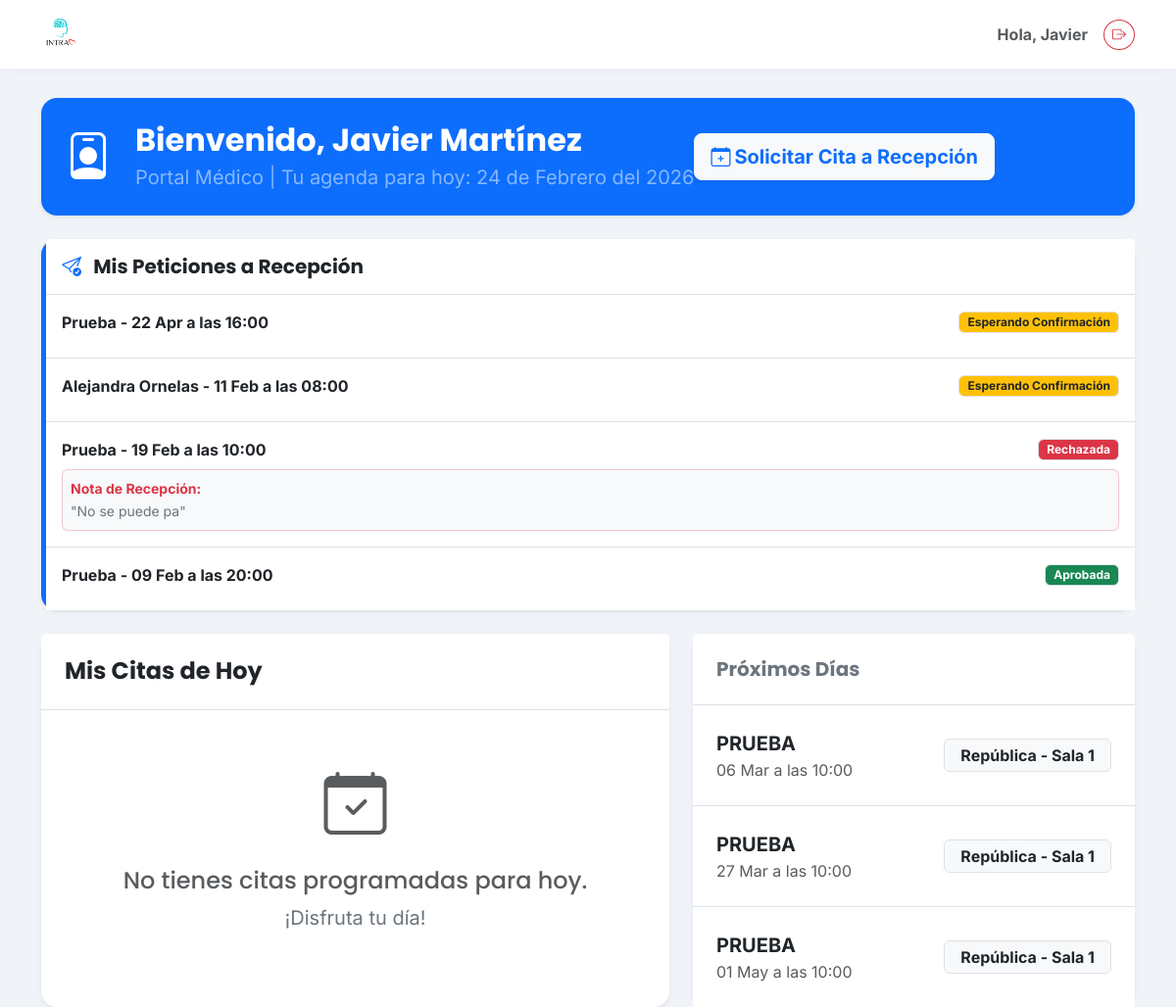
The page /portal-medico/ (signed in) on the database as committed earlier.
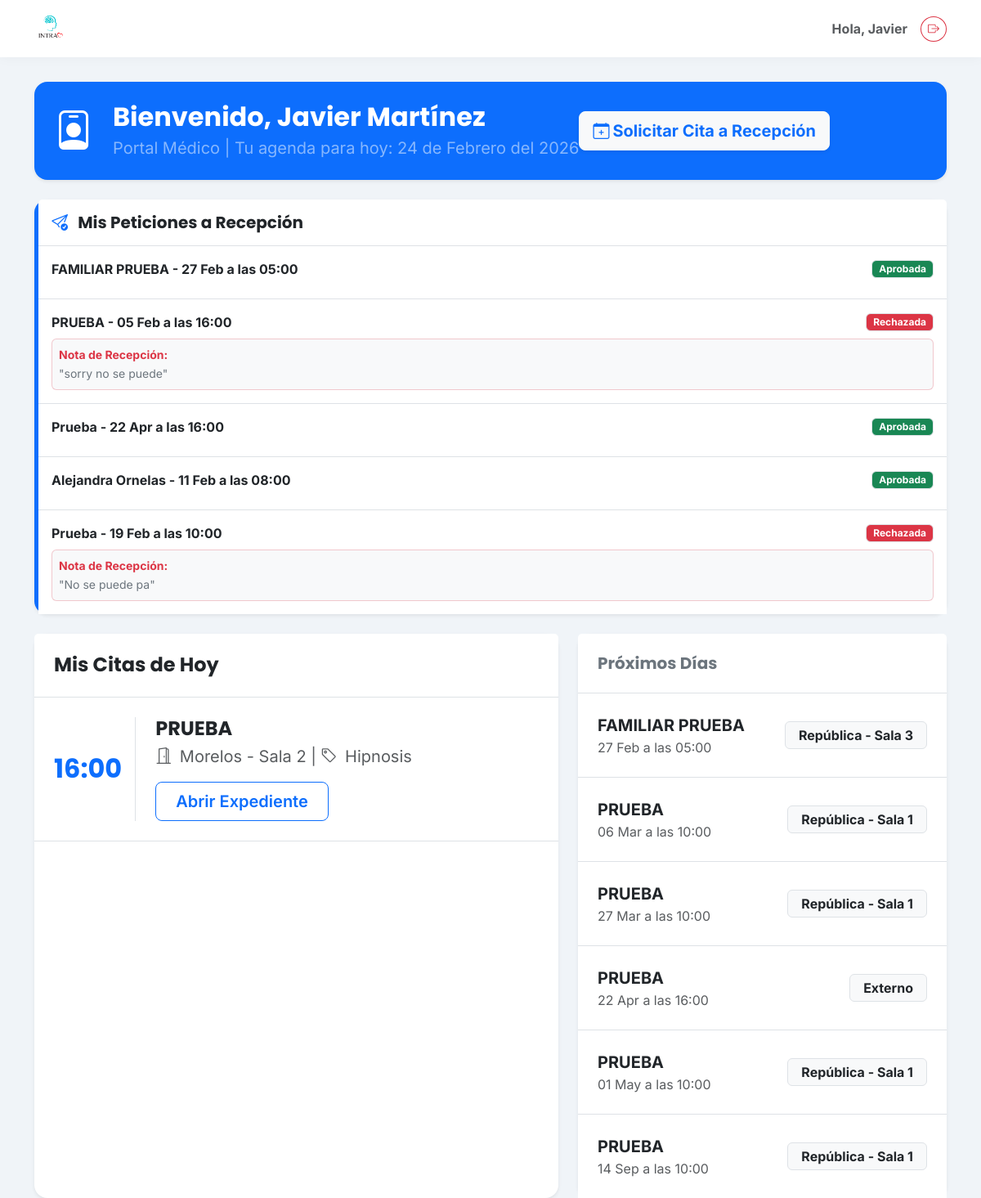
The same page on the database as committed later.
### clinica/models.py (models this page shows, shortened)
class SolicitudCita(models.Model):
    ESTADOS = [
        ('pendiente', 'Pendiente'),
        ('aceptada', 'Aceptada'),
        ('rechazada', 'Rechazada'),
    ]
    paciente_nombre = models.CharField(max_length=150)
    telefono = models.CharField(max_length=20)
    fecha_deseada = models.DateField()
    hora_deseada = models.TimeField(null=True, blank=True)
    terapeuta = models.ForeignKey('Terapeuta', on_delete=models.SET_NULL, null=True, blank=True)
    notas_paciente = models.TextField(blank=True, null=True, help_text="Mensaje original del paciente")
    estado = models.CharField(max_length=20, choices=ESTADOS, default='pendiente')
    motivo_rechazo = models.TextField(blank=True, null=True, help_text="Razón enviada al paciente si se rechaza")
    fecha_creacion = models.DateTimeField(auto_now_add=True)

class Cita(models.Model):
    ESTATUS_CHOICES = [
        ('programada', 'Programada'),
        ('asistio', 'Asistió'),
        ('cancelada', 'Cancelada'),
        ('no_asistio', 'No Asistió'),
    ]
    PAGO_CHOICES = [
        ('Efectivo', 'Efectivo'),
        ('Transferencia', 'Transferencia'),
        ('Terminal', 'Terminal'),
        ('Pase', 'Pase'),
        ('Gratuito', 'Gratuito'),
        ('Pendiente', 'Pendiente'),
    ]
    paciente = models.ForeignKey(Paciente, on_delete=models.CASCADE, related_name='citas')
    fecha = models.DateField()
    hora = models.TimeField()
    division = models.ForeignKey(Division, on_delete=models.SET_NULL, null=True)
    consultorio = models.ForeignKey(Consultorio, on_delete=models.SET_NULL, null=True)
    servicio = models.ForeignKey(Servicio, on_delete=models.SET_NULL, null=True)
    terapeuta = models.ForeignKey(Terapeuta, on_delete=models.SET_NULL, null=True)
    costo = models.DecimalField(max_digits=10, decimal_places=2, null=True, blank=True)
    metodo_pago = models.CharField(max_length=50, null=True, blank=True)
    estatus = models.CharField(max_length=20, choices=ESTATUS_CHOICES, default='programada')
    folio_fiscal = models.CharField(max_length=100, blank=True, null=True)
    notas = models.TextField(blank=True, null=True)
    class Meta:
        verbose_name = "Cita"
        verbose_name_plural = "Citas"
        ordering = ['-fecha', '-hora']

class Paciente(models.Model):
    TIPO_CONTACTO_CHOICES = [
        ('propio', 'Propio'),
        ('madre', 'Madre'),
        ('padre', 'Padre'),
        ('pareja', 'Pareja'),
        ('otro', 'Otro'),
    ]
    SEXO_CHOICES = [
        ('Femenino', 'Femenino'),
        ('Masculino', 'Masculino'),
    ]
    usuario = models.OneToOneField(User, on_delete=models.SET_NULL, null=True, blank=True, related_name='perfil_paciente')
    nombre = models.CharField(max_length=200, verbose_name="Nombre Completo")
    fecha_nacimiento = models.DateField(verbose_name="Fecha de Nacimiento")
    nombre_normalizado = models.CharField(max_length=200, blank=True, editable=False)
    sexo = models.CharField(
        max_length=20,
        choices=SEXO_CHOICES,
        default='Femenino',
        verbose_name="Sexo"
    )
    telefono = models.CharField(max_length=20, verbose_name="Teléfono (WhatsApp)")
    identidad_contacto = models.CharField(max_length=20, choices=TIPO_CONTACTO_CHOICES, default='propio')
    servicio_inicial = models.ForeignKey('Servicio', on_delete=models.SET_NULL, null=True, verbose_name="Servicio Inicial")
    consentimiento_firmado = models.FileField(upload_to='documentos/', blank=True, null=True)
    estudio_socioeconomico = models.FileField(upload_to='documentos/', blank=True, null=True)
    apertura_expediente = models.FileField(upload_to='documentos/', blank=True, null=True)
    resumen_clinico = models.TextField(blank=True, null=True)
    pacientes_relacionados = models.ManyToManyField('self', blank=True, symmetrical=True)
    enlace_resultados = models.URLField(blank=True, null=True)
    fecha_registro = models.DateTimeField(auto_now_add=True)
    class Meta:
        verbose_name = "Paciente"
        verbose_name_plural = "Pacientes"

class Consultorio(models.Model):
    nombre = models.CharField(max_length=100)
    def __str__(self):
        return self.nombre

class Servicio(models.Model):
    nombre = models.CharField(max_length=100)
    def __str__(self):
        return self.nombre

### clinica/views.py (the view)
# urls.py: path('portal-medico/', clinica_views.portal_terapeuta, name='portal_terapeuta'),
@login_required
def portal_terapeuta(request):
    if not hasattr(request.user, 'perfil_terapeuta'):
        return redirect('home')
    mi_perfil = request.user.perfil_terapeuta
    hoy = date.today()
    meses = ['Enero', 'Febrero', 'Marzo', 'Abril', 'Mayo', 'Junio', 'Julio', 'Agosto', 'Septiembre', 'Octubre', 'Noviembre', 'Diciembre']
    fecha_bonita = f"{hoy.day} de {meses[hoy.month - 1]} del {hoy.year}"
    citas_hoy = Cita.objects.filter(
        terapeuta=mi_perfil,
        fecha=hoy
    ).order_by('hora')
    citas_proximas = Cita.objects.filter(
        terapeuta=mi_perfil,
        fecha__gt=hoy
    ).order_by('fecha', 'hora')[:10]
    mis_solicitudes = SolicitudCita.objects.filter(
        terapeuta=mi_perfil
    ).order_by('-fecha_creacion')[:5]
    context = {
        'terapeuta': mi_perfil,
        'citas_hoy': citas_hoy,
        'citas_proximas': citas_proximas,
        'fecha_bonita': fecha_bonita, # <--- Pasamos la fecha arreglada
        'mis_solicitudes': mis_solicitudes,
    }
    return render(request, 'clinica/portal_terapeuta.html', context)

### clinica/templates/clinica/portal_terapeuta.html (shortened to what the changed rows need)
{% extends 'clinica/base.html' %}
{% block content %}
<div class="row mb-4">
        <div class="col-12">
            <div class="card bg-primary text-white shadow-sm border-0 rounded-4">
                <div class="card-body p-4 d-flex justify-content-between align-items-center flex-wrap gap-3">
                    <div class="d-flex align-items-center">
                        <div>
                            <h2 class="fw-bold mb-1">Bienvenido, {{ terapeuta.nombre }}</h2>
                        </div>
                    </div>
                </div>
            </div>
        </div>
    </div>{% if mis_solicitudes %}
            <div class="card shadow-sm border-0 rounded-4 mb-4 border-start border-primary border-5">
                <div class="card-body p-0">
                    <div class="list-group list-group-flush">
                        {% for solicitud in mis_solicitudes %}
                            <div class="list-group-item p-3">
                                <div class="d-flex justify-content-between align-items-center mb-2">
                                    <strong class="text-dark">{{ solicitud.paciente_nombre }} - {{ solicitud.fecha_deseada|date:"d M" }} a las {{ solicitud.hora_deseada|time:"H:i" }}</strong>
                                    {% if solicitud.estado == 'pendiente' %}
                                        <span class="badge bg-warning text-dark border px-2 py-1">Esperando Confirmación</span>
                                    {% elif solicitud.estado == 'aceptada' %}
                                        <span class="badge bg-success border px-2 py-1">Aprobada</span>
                                    {% elif solicitud.estado == 'rechazada' %}
                                        <span class="badge bg-danger border px-2 py-1">Rechazada</span>
                                    {% endif %}
                                </div>
                                {% if solicitud.estado == 'rechazada' and solicitud.motivo_rechazo %}
                                    <div class="bg-light p-2 rounded border border-danger border-opacity-25 mt-2">
                                        <small class="text-danger fw-bold d-block">Nota de Recepción:</small>
                                        <small class="text-secondary">"{{ solicitud.motivo_rechazo }}"</small>
                                    </div>
                                {% endif %}
                            </div>
                        {% endfor %}
                    </div>
                </div>
            </div>
            {% endif %}
    <div class="row g-4">
        <div class="col-lg-7">
            <div class="card shadow-sm border-0 rounded-4 h-100">
                <div class="card-body p-0">
                    {% if citas_hoy %}
                        <div class="list-group list-group-flush">
                            {% for cita in citas_hoy %}
                                <div class="list-group-item p-4 border-bottom hover-bg-light">
                                    <div class="row align-items-center">
                                        <div class="col-auto text-center pe-3" style="min-width: 100px;">
                                            <h2 class="fw-bold text-primary mb-0">{{ cita.hora|time:"H:i" }}</h2>
                                        </div>
                                        <div class="col border-start ps-4">
                                            <h4 class="fw-bold mb-1">{{ cita.paciente.nombre }} {{ cita.paciente.apellido }}</h4>
                                            <p class="text-muted mb-3 fs-5">
                                                <i class="bi bi-door-open me-1"></i> {{ cita.consultorio }} |
                                                <i class="bi bi-tag me-1"></i> {{ cita.servicio }}
                                            </p>
                                            <div class="d-flex gap-2">
                                                <a href="{% url 'detalle_paciente' cita.paciente.id %}" class="btn btn-outline-primary btn-lg px-4 fw-semibold">
                                                    Abrir Expediente
                                                </a>
                                            </div>
                                        </div>
                                    </div>
                                </div>
                            {% endfor %}
                        </div>
                    {% else %}
                        <div class="p-5 text-center">
                            <div class="text-muted mb-3">
                                <i class="bi bi-calendar-check" style="font-size: 4rem;"></i>
                            </div>
                            <h4 class="text-muted">No tienes citas programadas para hoy.</h4>
                            <p class="text-secondary fs-5">¡Disfruta tu día!</p>
                        </div>
                    {% endif %}
                </div>
            </div>
        </div>
        <div class="col-lg-5">
            <div class="card shadow-sm border-0 rounded-4">
                <div class="card-body p-0">
                    {% if citas_proximas %}
                        <div class="list-group list-group-flush">
                            {% for cita in citas_proximas %}
                                <div class="list-group-item p-4">
                                    <div class="d-flex justify-content-between align-items-center">
                                        <div>
                                            <strong class="text-dark d-block fs-5">{{ cita.paciente.nombre }}</strong>
                                            <span class="text-muted fs-6">{{ cita.fecha|date:"d M" }} a las {{ cita.hora|time:"H:i" }}</span>
                                        </div>
                                        <span class="badge bg-light text-dark border px-3 py-2 fs-6">{{ cita.consultorio }}</span>
                                    </div>
                                </div>
                            {% endfor %}
                        </div>
                    {% else %}
                        <div class="p-5 text-center text-muted">
                            <p class="fs-5 mb-0">No hay citas futuras agendadas.</p>
                        </div>
                    {% endif %}
                </div>
            </div>
        </div>
    </div>
</div>
{% endblock %}

Rows that differ between the two databases and show on the page:
no longer on this page (row edited): SolicitudCita: paciente_nombre "Prueba", fecha_deseada "09 Feb", hora_deseada "20:00", estado "Aprobada"
added SolicitudCita: paciente_nombre "FAMILIAR PRUEBA", fecha_deseada "27 Feb", hora_deseada "05:00", estado "Aprobada"
added SolicitudCita: paciente_nombre "PRUEBA", fecha_deseada "05 Feb", hora_deseada "16:00", estado "Rechazada", motivo_rechazo "sorry no se puede"
changed SolicitudCita "22 Apr": estado "Esperando Confirmación" → "Aprobada"
changed SolicitudCita "Alejandra Ornelas": estado "Esperando Confirmación" → "Aprobada"
added Cita: hora "16:00", paciente.nombre "PRUEBA", consultorio "Morelos - Sala 2", servicio "Hipnosis", shown under "Mis Citas de Hoy"
added Cita: paciente.nombre "FAMILIAR PRUEBA", fecha "27 Feb", hora "05:00", consultorio "República - Sala 3", shown under "Próximos Días"
added Cita: paciente.nombre "PRUEBA", fecha "22 Apr", hora "16:00", consultorio "Externo", shown under "Próximos Días"
added Cita: paciente.nombre "PRUEBA", fecha "14 Sep", hora "10:00", consultorio "República - Sala 1", shown under "Próximos Días"
Other text that changed with them:
text no longer shown: "No tienes citas programadas para hoy. ¡Disfruta tu día!"
